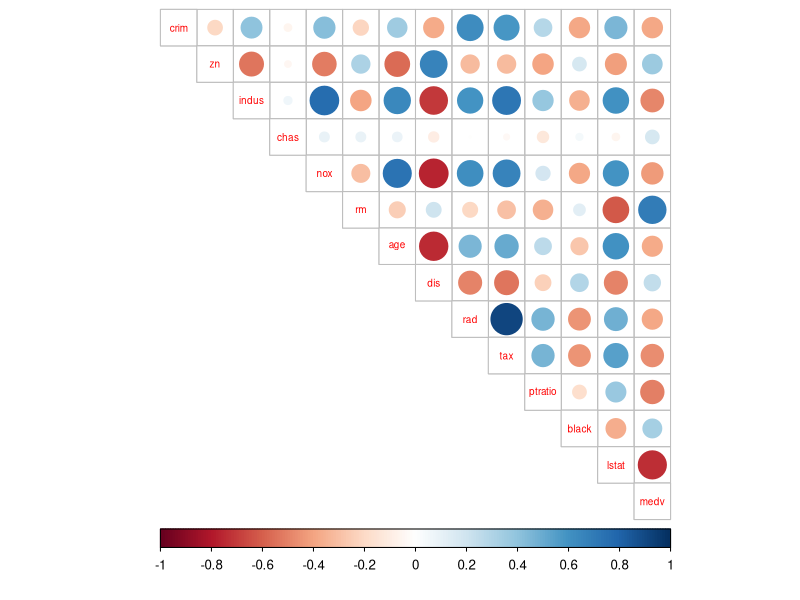
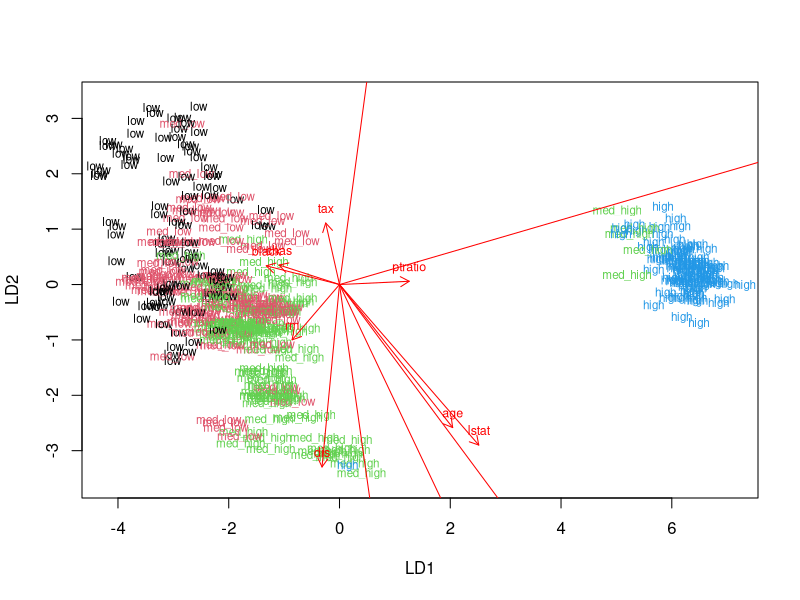
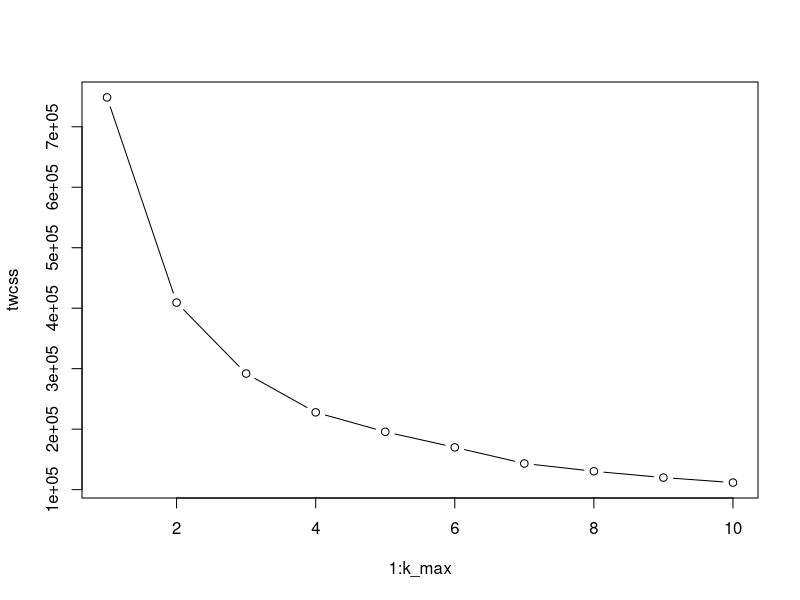
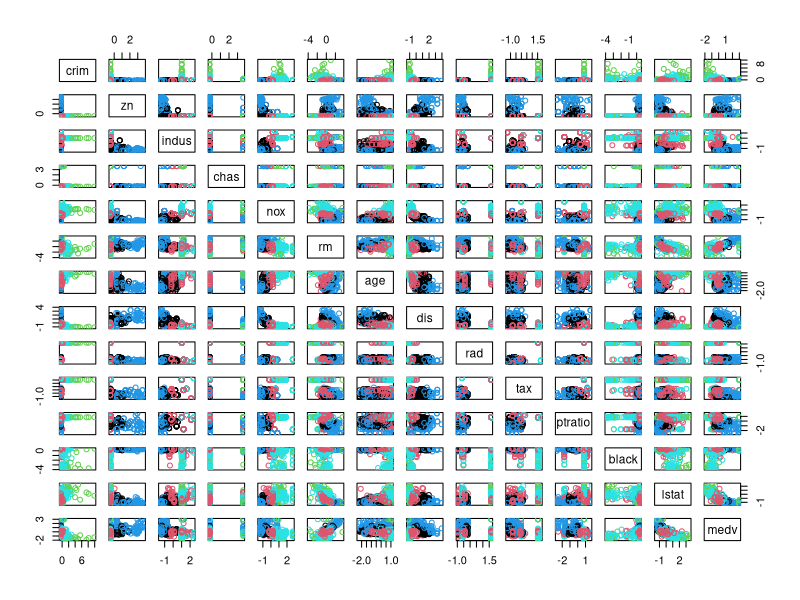

Here is the R script that generated these plots, in order:
## ---- chunk 1

# access the MASS package
library(MASS)

# load the data
data("Boston")

# explore the dataset
# 506 obs. of  14 variables
str(Boston)
summary(Boston)

# access the tidyverse libraries tidyr, dplyr, ggplot2
library(tidyr); library(dplyr); library(ggplot2); library(corrplot)

# calculate the correlation matrix and round it
cor_matrix<-cor(Boston) 

# print the correlation matrix
cor_matrix %>% round(digits = 2)

# visualize the correlation matrix
# High correlation between variables rad and tax variables, also correlation between indus and nox, indus and tax, nox and age.
corrplot(cor_matrix, method="circle", type = "upper", cl.pos = "b", tl.pos = "d", tl.cex = 0.6)

# center and standardize variables
boston_scaled <- scale(Boston)

# summaries of the scaled variables
summary(boston_scaled)

# change the object to data frame
boston_scaled <- as.data.frame(boston_scaled)

# save the scaled crim as scaled_crim
scaled_crim <- boston_scaled$crim

# create a quantile vector of crim and print it
bins <- quantile(scaled_crim)

# create a categorical variable 'crime'
crime <- cut(scaled_crim, breaks = bins, include.lowest = TRUE, label = c("low", "med_low", "med_high", "high"))

# look at the table of the new factor crime
crime

# remove original crim from the dataset
boston_scaled <- dplyr::select(boston_scaled, -crim)

# add the new categorical value to scaled data
boston_scaled <- data.frame(boston_scaled, crime)

# number of rows in the Boston dataset 
n <- nrow(boston_scaled)

# choose randomly 80% of the rows
ind <- sample(n,  size = n * 0.8)

# create train set
train <- boston_scaled[ind,]

# create test set 
test <- boston_scaled[-ind,]

# save the correct classes from test data
correct_classes <- test$crime

# remove the crime variable from test data
test <- dplyr::select(test, -crime)

# linear discriminant analysis
lda.fit <- lda(crime ~ . , data = train)

# print the lda.fit object
lda.fit

# the function for lda biplot arrows
lda.arrows <- function(x, myscale = 1, arrow_heads = 0.1, color = "red", tex = 0.75, choices = c(1,2)){
  heads <- coef(x)
  arrows(x0 = 0, y0 = 0, 
         x1 = myscale * heads[,choices[1]], 
         y1 = myscale * heads[,choices[2]], col=color, length = arrow_heads)
  text(myscale * heads[,choices], labels = row.names(heads), 
       cex = tex, col=color, pos=3)
}

# target classes as numeric
classes <- as.numeric(train$crime)

# plot the lda results
plot(lda.fit, dimen = 2, col = classes, pch = classes)
lda.arrows(lda.fit, myscale = 10)

# predict classes with test data
lda.pred <- predict(lda.fit, newdata = test)

# cross tabulate the results
# High values between correct and predicted values, LDA model performs well when predicting on the new data.
table(correct = correct_classes, predicted = lda.pred$class)

# load the data
data("Boston")

# center and standardize variables
boston_scaled <- scale(Boston)

# change the object to data frame
boston_scaled <- as.data.frame(boston_scaled)

set.seed(123)

# euclidean distance matrix
dist_eu <- dist(boston_scaled)

# determine the number of clusters
k_max <- 10

# calculate the total within sum of squares
twcss <- sapply(1:k_max, function(k){kmeans(dist_eu, k)$tot.withinss})

# visualize the results
plot(1:k_max, twcss, type='b')

# k-means clustering
km <-kmeans(dist_eu, centers = 5)

# plot the Boston dataset with clusters
pairs(boston_scaled, col = km$cluster)

